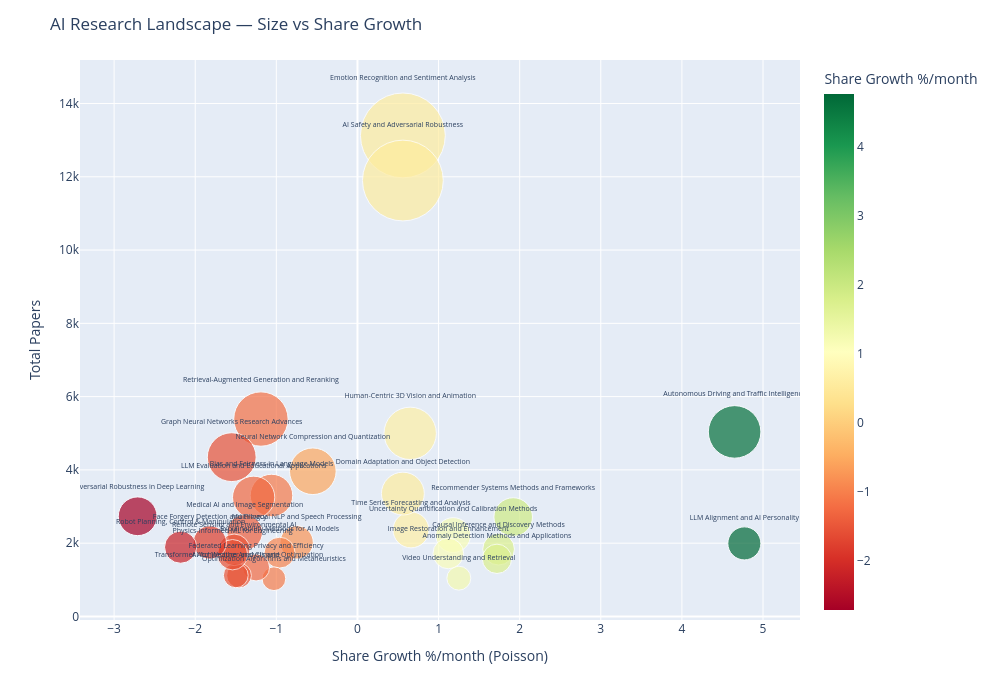

The cell this chart's notebook holds for it:
### Markdown cell above
## Size vs Growth Landscape

### Code cell
import plotly.express as px

sig_poisson = poisson_df[poisson_df["Significant"]].copy()

fig = px.scatter(
    sig_poisson,
    x="Share Growth %/month",
    y="Papers",
    size="Papers",
    color="Share Growth %/month",
    color_continuous_scale="RdYlGn",
    hover_name="Cluster",
    text="Cluster",
    size_max=60,
)

fig.update_traces(textposition="top center", textfont_size=7)
fig.update_layout(
    title="AI Research Landscape — Size vs Share Growth",
    width=1000,
    height=700,
    xaxis_title="Share Growth %/month (Poisson)",
    yaxis_title="Total Papers",
)
fig.write_image(figures_dir / "size_vs_growth_bubble.png", scale=2)
fig.show()

### Figure 1 — Plotly figure (JSON) as saved in the notebook; plotly's stock layout.template omitted (floating-point values rounded to 4 significant figures)
{"data": [{"hovertemplate": "<b>%{hovertext}</b><br><br>Share Growth %/month=%{marker.color}<br>Papers=%{marker.size}<br>Cluster=%{text}<extra></extra>", "hovertext": ["LLM Alignment and AI Personality", "Autonomous Driving and Traffic Intelligence", "Recommender Systems Methods and Frameworks", "Causal Inference and Discovery Methods", "Anomaly Detection Methods and Applications", "Video Understanding and Retrieval", "Uncertainty Quantification and Calibration Methods", "Image Restoration and Enhancement", "Time Series Forecasting and Analysis", "Human-Centric 3D Vision and Animation", "Emotion Recognition and Sentiment Analysis", "AI Safety and Adversarial Robustness", "Domain Adaptation and Object Detection", "Neural Network Compression and Quantization", "Multilingual NLP and Speech Processing", "Explainability Methods for AI Models", "Optimization Algorithms and Metaheuristics", "Bias and Fairness in Language Models", "Retrieval-Augmented Generation and Reranking", "Federated Learning Privacy and Efficiency", "LLM Evaluation and Educational Applications", "Medical AI and Image Segmentation", "Transformer Architecture Analysis and Optimization", "AI for Weather and Climate", "Remote Sensing and Environmental AI", "Physics-Informed ML for Engineering", "Graph Neural Networks Research Advances", "Face Forgery Detection and Privacy", "Robot Planning, Control & Manipulation", "Adversarial Robustness in Deep Learning"], "legendgroup": "", "marker": {"color": [4.77, 4.65, 1.92, 1.74, 1.72, 1.25, 1.18, 1.12, 0.66, 0.65, 0.56, 0.56, 0.56, -0.55, -0.75, -0.96, -1.03, -1.06, -1.19, -1.25, -1.28, -1.39, -1.46, -1.5, -1.52, -1.54, -1.55, -1.82, -2.18, -2.71], "coloraxis": "coloraxis", "size": [1994, 5037, 2714, 1837, 1573, 1045, 2221, 1720, 2363, 4998, 13129, 11898, 3353, 3963, 2022, 1741, 1030, 3301, 5388, 1338, 3253, 2294, 1117, 1121, 1819, 1685, 4348, 2019, 1891, 2734], "sizemode": "area", "sizeref": 3.647, "symbol": "circle"}, "mode": "markers+text", "name": "", "orientation": "v", "showlegend": false, "text": ["LLM Alignment and AI Personality", "Autonomous Driving and Traffic Intelligence", "Recommender Systems Methods and Frameworks", "Causal Inference and Discovery Methods", "Anomaly Detection Methods and Applications", "Video Understanding and Retrieval", "Uncertainty Quantification and Calibration Methods", "Image Restoration and Enhancement", "Time Series Forecasting and Analysis", "Human-Centric 3D Vision and Animation", "Emotion Recognition and Sentiment Analysis", "AI Safety and Adversarial Robustness", "Domain Adaptation and Object Detection", "Neural Network Compression and Quantization", "Multilingual NLP and Speech Processing", "Explainability Methods for AI Models", "Optimization Algorithms and Metaheuristics", "Bias and Fairness in Language Models", "Retrieval-Augmented Generation and Reranking", "Federated Learning Privacy and Efficiency", "LLM Evaluation and Educational Applications", "Medical AI and Image Segmentation", "Transformer Architecture Analysis and Optimization", "AI for Weather and Climate", "Remote Sensing and Environmental AI", "Physics-Informed ML for Engineering", "Graph Neural Networks Research Advances", "Face Forgery Detection and Privacy", "Robot Planning, Control & Manipulation", "Adversarial Robustness in Deep Learning"], "textfont": {"size": 7}, "textposition": "top center", "type": "scatter", "x": [4.77, 4.65, 1.92, 1.74, 1.72, 1.25, 1.18, 1.12, 0.66, 0.65, 0.56, 0.56, 0.56, -0.55, -0.75, -0.96, -1.03, -1.06, -1.19, -1.25, -1.28, -1.39, -1.46, -1.5, -1.52, -1.54, -1.55, -1.82, -2.18, -2.71], "xaxis": "x", "y": [1994, 5037, 2714, 1837, 1573, 1045, 2221, 1720, 2363, 4998, 13129, 11898, 3353, 3963, 2022, 1741, 1030, 3301, 5388, 1338, 3253, 2294, 1117, 1121, 1819, 1685, 4348, 2019, 1891, 2734], "yaxis": "y"}], "layout": {"coloraxis": {"colorbar": {"title": {"text": "Share Growth %/month"}}, "colorscale": [[0, "rgb(165,0,38)"], [0.1, "rgb(215,48,39)"], [0.2, "rgb(244,109,67)"], [0.3, "rgb(253,174,97)"], [0.4, "rgb(254,224,139)"], [0.5, "rgb(255,255,191)"], [0.6, "rgb(217,239,139)"], [0.7, "rgb(166,217,106)"], [0.8, "rgb(102,189,99)"], [0.9, "rgb(26,152,80)"], [1, "rgb(0,104,55)"]]}, "height": 700, "legend": {"itemsizing": "constant", "tracegroupgap": 0}, "margin": {"t": 60}, "title": {"text": "AI Research Landscape — Size vs Share Growth"}, "width": 1000, "xaxis": {"anchor": "y", "domain": [0, 1], "title": {"text": "Share Growth %/month (Poisson)"}}, "yaxis": {"anchor": "x", "domain": [0, 1], "title": {"text": "Total Papers"}}}}
